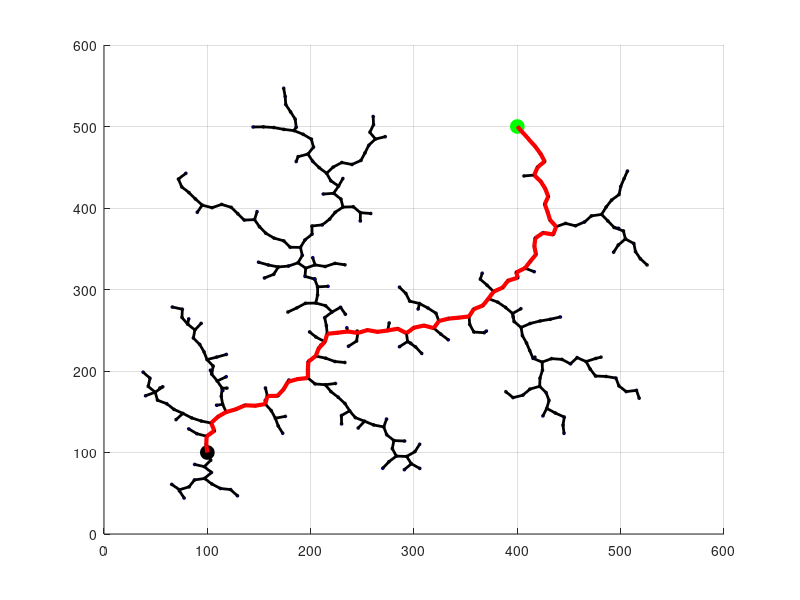

Reproduce this figure in MATLAB.
clc; close all; clear all;
%% Setting up the environment

N = 5000; %max iterations
step_size = 10;
threshold = 40; %max distance b/w random node and the goal state

% Initial position and a goal position
x_init = 100; y_init = 100;
x_goal = 400; y_goal = 500;

%grid size
x_min = 0; y_min = 0;
x_max = 600; y_max = 600;

%drawing the starting and the goal position
figure(1); axis([x_min x_max y_min y_max]); hold on; grid on;
plot(x_init, y_init, 'ko', 'MarkerSize',10, 'MarkerFaceColor','k');
plot(x_goal, y_goal, 'go', 'MarkerSize',10, 'MarkerFaceColor','g');


%% The data structure used to build RRT is a nested structure

%initializing tree
rrt_tree.node(1).x = x_init;
rrt_tree.node(1).y = y_init;
rrt_tree.node(1).index = 1; 
rrt_tree.node(1).parent_index = 0;

%% Building RRT 

x_new = 0; y_new = 0;

iter = 2;

while iter <= N
    %% Generating random configurations
    
    %Random configuration from a uniform distribution
    x_rand = round((x_max - x_min)*rand);
    y_rand = round((y_max - y_min)*rand);
    
    
    %% calculating distance between generated random node and other nodes in the tree
    for i = 1:length(rrt_tree.node)
        distance(i) = round(sqrt( (x_rand - rrt_tree.node(i).x)^2 + (y_rand - rrt_tree.node(i).y)^2 ));
    end
    %mini distance value and the node index
    [distance_value, parent_index] = min(distance);
    
    %% Steering towards the random node with maximum step size
    if distance_value >= step_size
        x_new = rrt_tree.node(parent_index).x + ((x_rand - rrt_tree.node(parent_index).x)*step_size)/distance(parent_index);
        y_new = rrt_tree.node(parent_index).y + ((y_rand - rrt_tree.node(parent_index).y)*step_size)/distance(parent_index);
    elseif distance_value <= step_size
        x_new = x_rand;
        y_new = y_rand;
    end
   
    %% Adding new node
    rrt_tree.node(iter).x = x_new;
    rrt_tree.node(iter).y = y_new;
    rrt_tree.node(iter).index = iter; 
    rrt_tree.node(iter).parent_index = parent_index;

    %% drawing the edge
    plot(rrt_tree.node(iter).x, rrt_tree.node(iter).y, 'ko', 'MarkerSize',2, 'MarkerFaceColor','b');
    line([rrt_tree.node(iter).x, rrt_tree.node(parent_index).x], [rrt_tree.node(iter).y, rrt_tree.node(parent_index).y], 'Color', 'k', 'LineWidth', 2);
    drawnow
    hold on

    %% Checking if goal is within a threshold
    distance_to_goal = sqrt( (x_new - x_goal)^2 + (y_new - y_goal)^2);
    if distance_to_goal <= threshold
        line([rrt_tree.node(iter).x, x_goal], [rrt_tree.node(iter).y, y_goal], 'Color', 'k', 'LineWidth', 2);
        drawnow
        hold on;
        rrt_tree.node(iter+1).x = x_goal;
        rrt_tree.node(iter+1).y = y_goal;
        rrt_tree.node(iter+1).index = iter+1; 
        rrt_tree.node(iter+1).parent_index = iter;
        break
    end
    iter = iter + 1;
end

%% plotting the path
index = length(rrt_tree.node);
parent_index = rrt_tree.node(index).parent_index;

if rrt_tree.node(index).x == x_goal && rrt_tree.node(index).y == y_goal
    while parent_index ~= 0 
         line([rrt_tree.node(index).x, rrt_tree.node(parent_index).x], [rrt_tree.node(index).y, rrt_tree.node(parent_index).y], 'Color', 'r', 'LineWidth', 3);
         drawnow
         hold on;
         index = parent_index;
         parent_index = rrt_tree.node(index).parent_index;
    end
end 